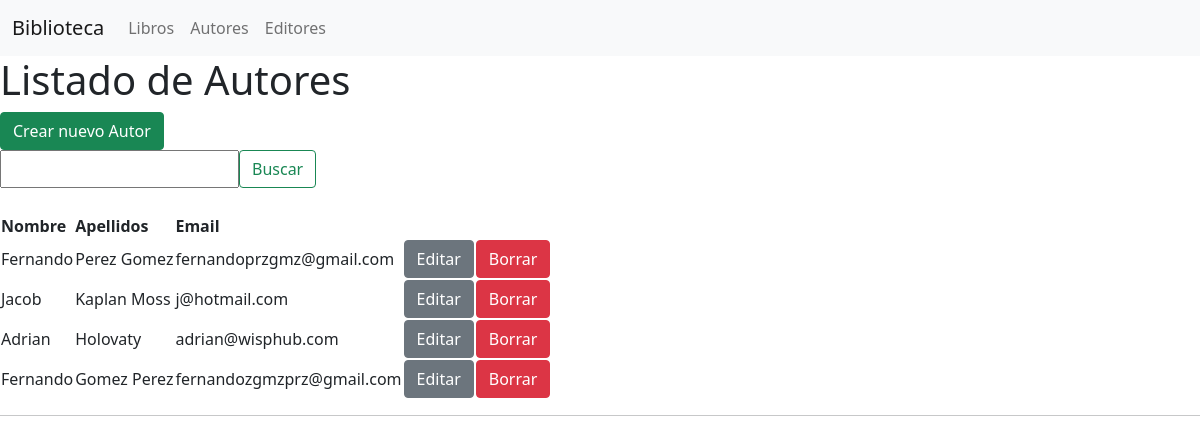
/, run on an earlier commit of the app's database.
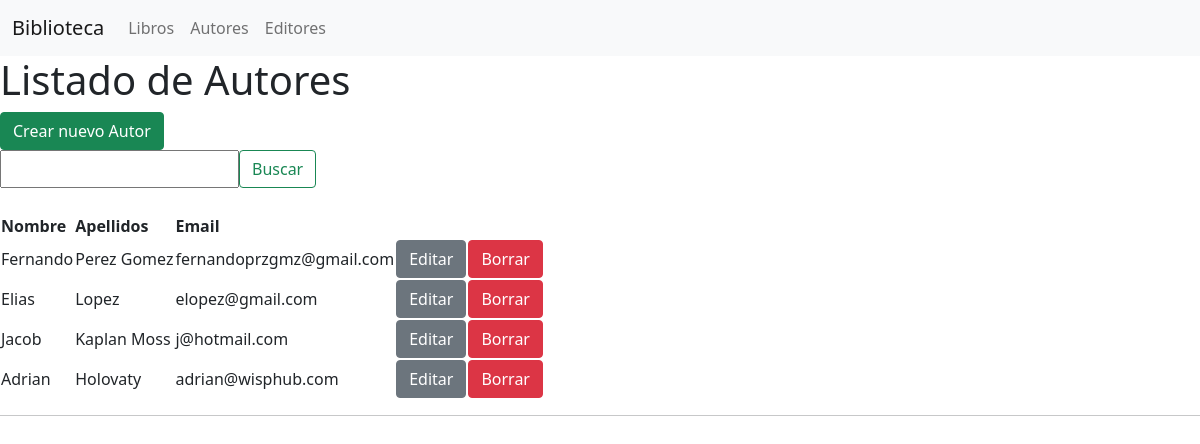
And on a later commit of the database.
### biblioteca/models.py (models this page shows, shortened)
class Autor(models.Model):
    nombre = models.CharField(max_length=30)
    apellidos = models.CharField(max_length=40)
    email = models.EmailField(null=True, blank=True)
    class Meta:
        ordering = ["-apellidos", "-nombre"]
        verbose_name = 'Autor'
        verbose_name_plural = 'Autores'

### biblioteca/views.py (the view)
# urls.py: url(r'^$', views.autor_listado),
def autor_listado(request):
    table_conf = TableConfig()
    form = SearchForm(request.GET)
    table_conf.form = form
    if form.is_valid():
        cd = form.cleaned_data
        if not cd['q']:
            table_conf.datasource = Autor.objects.all().values()
        else:
            table_conf.datasource = Autor.objects.filter(
                Q(nombre__icontains=cd['q'])    |
                Q(apellidos__icontains=cd['q']) |
                Q(email__icontains=cd['q'])
            ).values()
    table_conf.fields = [
        { "label": "Nombre",    "key": "nombre" },
        { "label": "Apellidos", "key": "apellidos" },
        { "label": "Email",     "key": "email" },
    ]
    table_conf.create_action = {
        "label":  "Crear nuevo Autor",
        "redirect": "crear/autor",
    }
    table_conf.update_action = {
        "label":  "Modificar Autor",
        "redirect": "modificar/autor",
    }
    table_conf.delete_action = {
        "label":  "Eliminar Autor",
        "redirect": "eliminar/autor",
    }
    return render(request, "autor_listado.html", {
        "table_config": table_conf,
    })

### biblioteca/templatetags/bibl_tags.py (called while the page is built)
@register.filter('get_value_from_dict')
def get_value_from_dict(dict_data, key):
    if key: return dict_data.get(key)

### biblioteca/templates/autor_listado.html (shortened to what this page needs)
{% extends 'shared/base.html' %}
{% block content %}
    <h1>Listado de Autores</h1>
    {% include 'shared/table.html' with object=table_config%}
{% endblock  %}

### biblioteca/templates/shared/table.html (shortened to what this page needs)
{% load bibl_tags %}
<div class="bibl-table">
  <div class="bibl-table-header">
    {% if table_config.create_action %}
    <a href="{{table_config.create_action.redirect}}">
      <button type="button" class="btn btn-success">
        {{ table_config.create_action.label }}
      </button>
    </a>
    {% endif %}
    {% if table_config.form %}
      <form action="" method="get" class="d-flex">
        {{ table_config.form.q }}
        <button class="btn btn-outline-success" type="submit">Buscar</button>
      </form>
    {% endif %}
  </div>
  <div class="bibl-table-body" style="margin-top: 25px;">
    <table>
    <thead>
      <tr>
        {% for col in table_config.fields %}
          <th scope="col">{{ col.label }}</th>
        {% endfor %}
      </tr>
    </thead>
    <tbody>
      {% for data in table_config.datasource %}
        <tr>
          {% for col in table_config.fields %}
            {% if not col.is_link %}
              <td> {{ data|get_value_from_dict:col.key }} </td>
            {% endif %}
          {% endfor %}
          {% if table_config.update_action %}
            <td>
            <a href="{{table_config.update_action.redirect}}/{{ data.id }}">
            <button type="button" class="btn btn-secondary">Editar</button>
            </td>
          {% endif %}
          {% if table_config.delete_action %}
            <td>
              <form action="{{table_config.delete_action.redirect}}" method="post">
                <button type="submit" class="btn btn-danger">Borrar</button>
            </form>
            </td>
          {% endif %}
        </tr>
      {% endfor %}
    </tbody>
  </table>
  </div>
</div>

What changed in the data, as far as the page shows it:
removed Autor: fields "Fernando" "Gomez Perez" "fernandozgmzprz@gmail.com"
added Autor: fields "Elias" "Lopez" "elopez@gmail.com"
